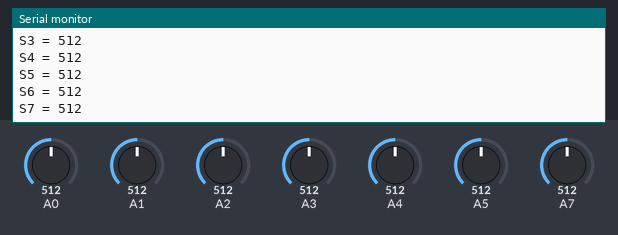
A sketch run on a simulated Arduino Uno, built with avr-gcc and run on an emulated ATmega328P. On the bench: the last lines printed to the serial monitor. The test bench sets the inputs (shaded band); at power-on: A0 = 512, A1 = 512, A2 = 512, A3 = 512, A4 = 512, A5 = 512, A7 = 512.

Above: at 3.8 s.
3.9 s: A0 set to 716
7.8 s: A1 set to 716
11.7 s: A2 set to 716
15.6 s: A3 set to 716
19.5 s: A4 set to 716
At 21.9 s:
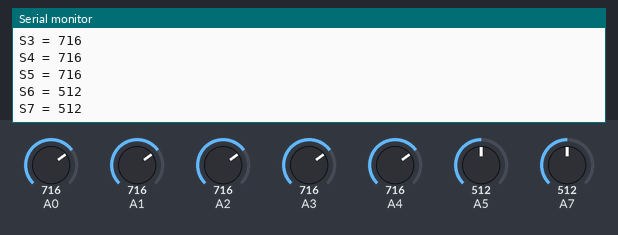
23.4 s: A5 set to 716
At 25.4 s:
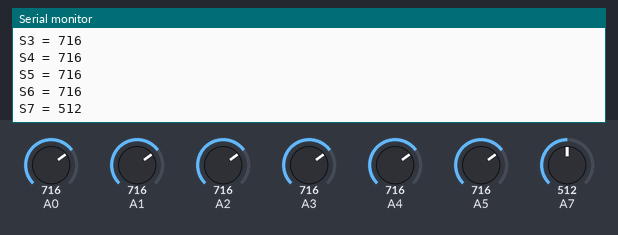
Timing chart, 0 to 26.9 s (numbered marks = the images above; inputs shaded):
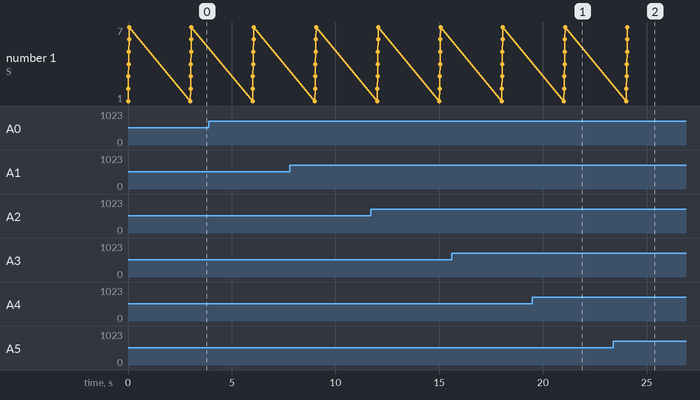

The sketch:

digiredo.ino
```cpp
int surface[7]={0, 0, 0, 0, 0, 0, 0};

void setup()
{
  // put your setup code here, to run once:
Serial.begin(9600);
}

void loop()
{
  // put your main code here, to run repeatedly
  surface[0]=analogRead(A0);
  surface[1]=analogRead(A1);
  surface[2]=analogRead(A2);
  surface[3]=analogRead(A3);
  surface[4]=analogRead(A4);
  surface[5]=analogRead(A5);
  surface[6]=analogRead(7);
  //surface[1]=digitalRead(6);
  //surface[2]=digitalRead(3);
  Serial.print("\nS1 = ");
  Serial.print(surface[0]);
  Serial.print("\nS2 = ");
  Serial.print(surface[1]);
  Serial.print("\nS3 = ");
  Serial.print(surface[2]);
  Serial.print("\nS4 = ");
  Serial.print(surface[3]);
  Serial.print("\nS5 = ");
  Serial.print(surface[4]);
  Serial.print("\nS6 = ");
  Serial.print(surface[5]);
  Serial.print("\nS7 = ");
  Serial.print(surface[6]);
  /*Serial.print("\nS2 = ");
  Serial.print(surface[1]);
  Serial.print("\nS3 = ");
  Serial.print(surface[2]);*/
  delay(3000);
}
```

Measured:
- after the input at 19.5 s, the serial monitor: prints a new line after 1.6 s (image 1)
- after the input at 23.4 s, the serial monitor: prints a new line after 0.67 s (image 2)
